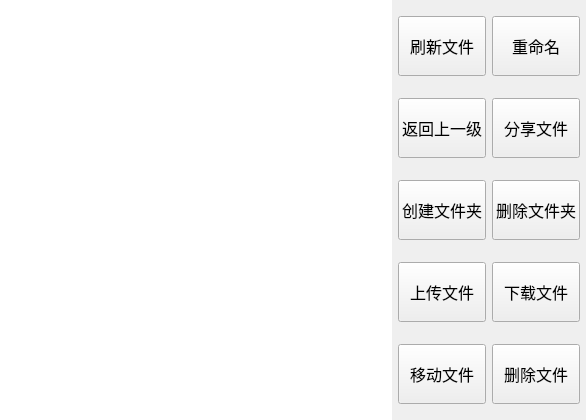
<?xml version="1.0" encoding="UTF-8"?>
<ui version="4.0">
 <class>File</class>
 <widget class="QWidget" name="File">
  <property name="geometry">
   <rect>
    <x>0</x>
    <y>0</y>
    <width>586</width>
    <height>420</height>
   </rect>
  </property>
  <property name="windowTitle">
   <string>Form</string>
  </property>
  <layout class="QGridLayout" name="gridLayout_2">
   <property name="leftMargin">
    <number>0</number>
   </property>
   <property name="topMargin">
    <number>0</number>
   </property>
   <property name="rightMargin">
    <number>6</number>
   </property>
   <property name="bottomMargin">
    <number>0</number>
   </property>
   <property name="spacing">
    <number>6</number>
   </property>
   <item row="0" column="0">
    <layout class="QHBoxLayout" name="horizontalLayout">
     <item>
      <widget class="QListWidget" name="listWidget">
       <property name="frameShape">
        <enum>QFrame::NoFrame</enum>
       </property>
      </widget>
     </item>
     <item>
      <layout class="QGridLayout" name="gridLayout">
       <item row="4" column="1">
        <widget class="QPushButton" name="downloadFile_PB">
         <property name="minimumSize">
          <size>
           <width>0</width>
           <height>60</height>
          </size>
         </property>
         <property name="font">
          <font>
           <family>Adobe 宋体 Std L</family>
           <pointsize>12</pointsize>
          </font>
         </property>
         <property name="text">
          <string>下载文件</string>
         </property>
        </widget>
       </item>
       <item row="4" column="0">
        <widget class="QPushButton" name="uploadFile_PB">
         <property name="minimumSize">
          <size>
           <width>0</width>
           <height>60</height>
          </size>
         </property>
         <property name="font">
          <font>
           <family>Adobe 宋体 Std L</family>
           <pointsize>12</pointsize>
          </font>
         </property>
         <property name="text">
          <string>上传文件</string>
         </property>
        </widget>
       </item>
       <item row="1" column="1">
        <widget class="QPushButton" name="shareFile_PB">
         <property name="minimumSize">
          <size>
           <width>0</width>
           <height>60</height>
          </size>
         </property>
         <property name="font">
          <font>
           <family>Adobe 宋体 Std L</family>
           <pointsize>12</pointsize>
          </font>
         </property>
         <property name="text">
          <string>分享文件</string>
         </property>
        </widget>
       </item>
       <item row="5" column="1">
        <widget class="QPushButton" name="delFile_PB">
         <property name="minimumSize">
          <size>
           <width>0</width>
           <height>60</height>
          </size>
         </property>
         <property name="font">
          <font>
           <family>Adobe 宋体 Std L</family>
           <pointsize>12</pointsize>
          </font>
         </property>
         <property name="text">
          <string>删除文件</string>
         </property>
        </widget>
       </item>
       <item row="0" column="1">
        <widget class="QPushButton" name="rename_PB">
         <property name="minimumSize">
          <size>
           <width>0</width>
           <height>60</height>
          </size>
         </property>
         <property name="font">
          <font>
           <family>Adobe 宋体 Std L</family>
           <pointsize>12</pointsize>
          </font>
         </property>
         <property name="text">
          <string>重命名</string>
         </property>
        </widget>
       </item>
       <item row="0" column="0">
        <widget class="QPushButton" name="flushFile_PB">
         <property name="minimumSize">
          <size>
           <width>0</width>
           <height>60</height>
          </size>
         </property>
         <property name="sizeIncrement">
          <size>
           <width>0</width>
           <height>0</height>
          </size>
         </property>
         <property name="baseSize">
          <size>
           <width>0</width>
           <height>0</height>
          </size>
         </property>
         <property name="font">
          <font>
           <family>Adobe 宋体 Std L</family>
           <pointsize>12</pointsize>
          </font>
         </property>
         <property name="text">
          <string>刷新文件</string>
         </property>
         <property name="iconSize">
          <size>
           <width>16</width>
           <height>16</height>
          </size>
         </property>
        </widget>
       </item>
       <item row="1" column="0">
        <widget class="QPushButton" name="return_PB">
         <property name="minimumSize">
          <size>
           <width>0</width>
           <height>60</height>
          </size>
         </property>
         <property name="font">
          <font>
           <family>Adobe 宋体 Std L</family>
           <pointsize>12</pointsize>
          </font>
         </property>
         <property name="text">
          <string>返回上一级</string>
         </property>
        </widget>
       </item>
       <item row="5" column="0">
        <widget class="QPushButton" name="moveFile_PB">
         <property name="minimumSize">
          <size>
           <width>0</width>
           <height>60</height>
          </size>
         </property>
         <property name="font">
          <font>
           <family>Adobe 宋体 Std L</family>
           <pointsize>12</pointsize>
          </font>
         </property>
         <property name="text">
          <string>移动文件</string>
         </property>
        </widget>
       </item>
       <item row="3" column="1">
        <widget class="QPushButton" name="delDir_PB">
         <property name="minimumSize">
          <size>
           <width>0</width>
           <height>60</height>
          </size>
         </property>
         <property name="font">
          <font>
           <family>Adobe 宋体 Std L</family>
           <pointsize>12</pointsize>
          </font>
         </property>
         <property name="text">
          <string>删除文件夹</string>
         </property>
        </widget>
       </item>
       <item row="3" column="0">
        <widget class="QPushButton" name="mkDir_PB">
         <property name="minimumSize">
          <size>
           <width>0</width>
           <height>60</height>
          </size>
         </property>
         <property name="font">
          <font>
           <family>Adobe 宋体 Std L</family>
           <pointsize>12</pointsize>
          </font>
         </property>
         <property name="text">
          <string>创建文件夹</string>
         </property>
        </widget>
       </item>
      </layout>
     </item>
    </layout>
   </item>
  </layout>
 </widget>
 <resources/>
 <connections/>
</ui>
